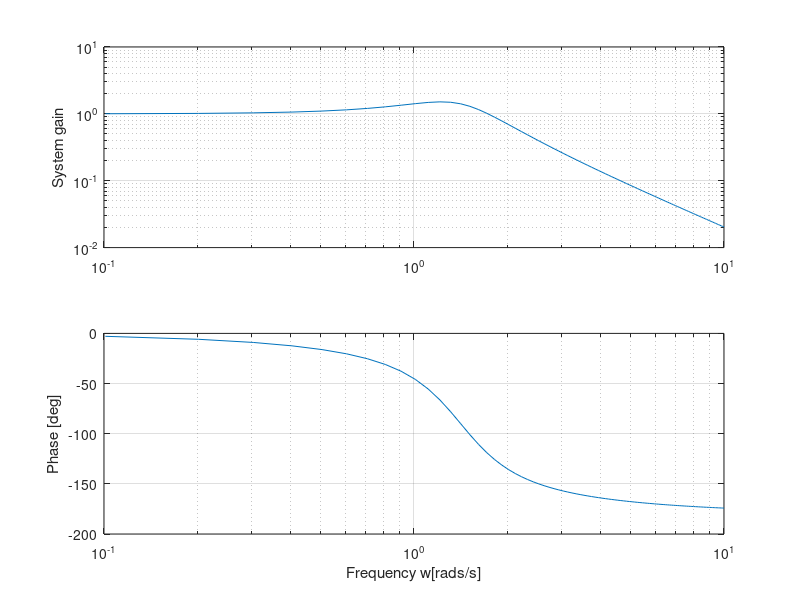

Here is the MATLAB script that generated this plot:



N = 100; % number of points
w = linspace(0,10,N); % equally spaced frequencies
G = zeros(N,1); % vector to store gain
P = zeros(N,1); % vector to store phase
for i=1:N
    s = w(i)*j; % 
    H = 2/(s^2+s+2); % Evaluate H(jw)
    G(i) = abs(H); % Absolute value of complex number
    P(i) = angle(H);
end
figure(2)
subplot(2,1,1)
loglog(w,G)
grid on
ylabel('System gain')
subplot(2,1,2)
semilogx(w,180/pi*P)
grid on
xlabel('Frequency w[rads/s]')
ylabel('Phase [deg]')


